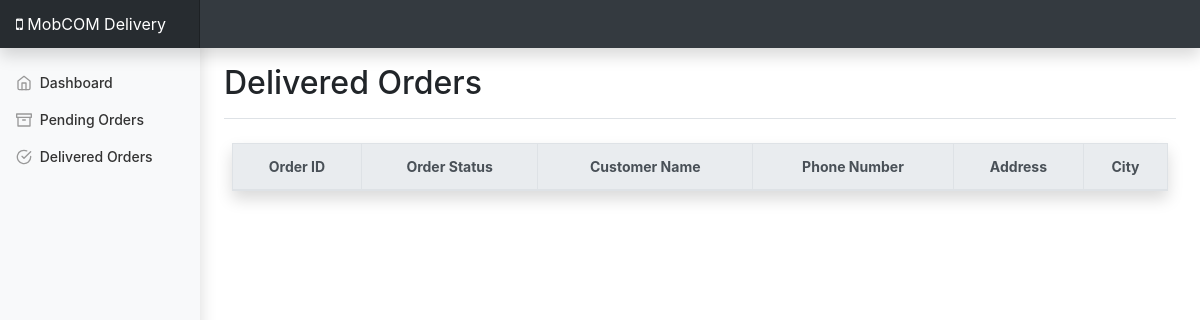
The app's page /delivery/dashboard/delivered-orders.php, older data.
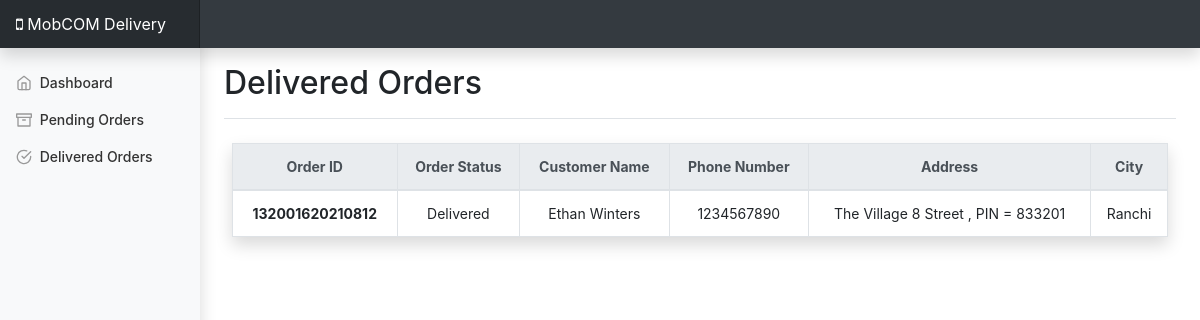
The same page, newer data.
### tables this page shows
CREATE TABLE `user_master` (
  `user_id` int(100) NOT NULL,
  `first_name` varchar(255) NOT NULL,
  `last_name` varchar(255) DEFAULT NULL,
  `user_email` varchar(255) NOT NULL,
  `user_phone` bigint(10) NOT NULL,
  `user_gender` varchar(50) NOT NULL,
  `user_address_1` varchar(255) NOT NULL,
  `user_address_2` varchar(255) DEFAULT NULL,
  `state_id` int(3) NOT NULL,
  `city_id` int(3) NOT NULL,
  `user_pincode` int(25) NOT NULL,
  `user_pwd` varchar(255) NOT NULL,
  `user_date_added` varchar(255) NOT NULL,
  `user_status` varchar(25) NOT NULL
);

CREATE TABLE `order_master` (
  `order_id` bigint(100) NOT NULL,
  `user_id` int(100) NOT NULL,
  `deli_id` int(11) NOT NULL,
  `name` varchar(100) NOT NULL,
  `product_id` int(100) DEFAULT NULL,
  `order_address` varchar(255) NOT NULL,
  `state_id` int(11) NOT NULL,
  `city_id` int(11) NOT NULL,
  `date_added` datetime NOT NULL DEFAULT current_timestamp(),
  `order_status` varchar(25) NOT NULL,
  `track_status` varchar(255) NOT NULL,
  `track_timestamp` datetime NOT NULL DEFAULT current_timestamp(),
  `order_otp` varchar(11) NOT NULL
);

CREATE TABLE `cities_master` (
  `city_id` int(11) NOT NULL,
  `city_name` varchar(255) NOT NULL,
  `state_id` int(11) NOT NULL
);

### delivery/dashboard/delivered-orders.php (the view, shortened to what this page needs)
<!doctype html>
<html lang="en">
<head>
    <?php
    require('../delivery-modules/header.php');
    ?>
</head>
<body>
    <?php
    require('../delivery-modules/navbar.php');
    ?>
    <div class="container-fluid">
        <div class="row">
            <?php
            require('../delivery-modules/sidebar.php');
            ?>
            <main role="main" class="col-md-9 ml-sm-auto col-lg-10 px-md-4">
                <div class="d-flex justify-content-between flex-wrap flex-md-nowrap align-items-center pt-3 pb-2 mb-3 border-bottom">
                    <h1 class="h2">Delivered Orders</h1>
                </div>
                <div class="container-fluid p-2">
                    <table class="table table-hover table-bordered table-responsive-sm shadow" data-toggle="table" data-pagination="true" data-search="true" data-advanced-search="true" data-id-table="advancedTable">
                        <thead class="text-center thead-light">
                            <tr>
                                <th scope="col">Order ID</th>
                                <th scope="col">Order Status</th>
                                <th scope="col">Customer Name</th>
                                <th scope="col">Phone Number</th>
                                <th scope="col">Address</th>
                                <th scope="col">City</th>
                            </tr>
                        </thead>
                        <tbody class="text-center">
                            <?php
                            $query = "SELECT `user_master`.*, `order_master`.*, `state_master`.*, `cities_master`.*
                                      FROM `user_master`, `order_master`, `state_master`, `cities_master`
                                      WHERE `user_master`.`user_id`=`order_master`.`user_id`
                                      AND `order_master`.`state_id`=`state_master`.`state_id`
                                      AND `order_master`.`city_id`=`cities_master`.`city_id`
                                      AND `order_master`.`track_status` = 'Delivered'";
                            $res = mysqli_query($conn, $query);
                            while ($row = mysqli_fetch_object($res)) {
                                echo "
                                    <tr>
                                        <th scope='row'>$row->order_id</th>
                                        <td>$row->order_status</td>
                                        <td>$row->name</td>
                                        <td>$row->user_phone</td>
                                        <td>$row->order_address</td>
                                        <td>$row->city_name</td>
                                    </tr>
                                ";
                            }
                            ?>
                        </tbody>
                    </table>
                </div>
            </main>
        </div>
    </div>
</body>
</html>

Row changes from the older to the newer data that the page shows:
now on this page (row edited): user_master: order_master.order_id "132001620210812", order_master.order_status "Delivered", order_master.name "Ethan Winters", user_phone "1234567890", order_master.order_address "The Village 8 Street , PIN = 833201", city.city_name "Ranchi"
